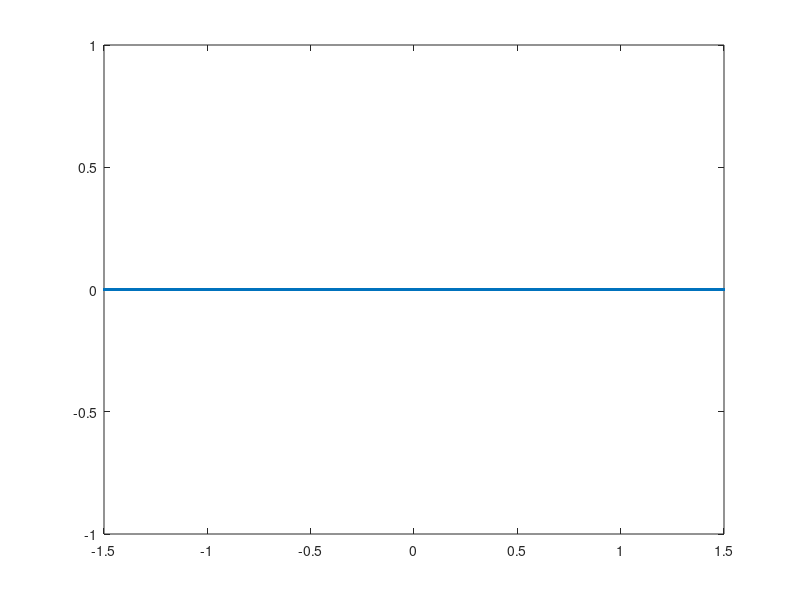

The MATLAB script that drew this image:
no_vertices = 32*4*4*2;
Lx = 3;
dx = Lx/no_vertices;

y_array(1:no_vertices) = 0.0;

x_0 = -Lx/2 + dx/2;
for i = 0:(no_vertices-1)
    x_array(i+1) = x_0 + i*dx;
end

plot(x_array, y_array,'.')

fid = fopen('../stokes_plate.vertex','wt');

fprintf(fid,'%d\n', no_vertices);

for i = 1:no_vertices
    fprintf(fid, '%12.7E\t%12.7E\n',x_array(i),y_array(i));
end

fclose(fid);
